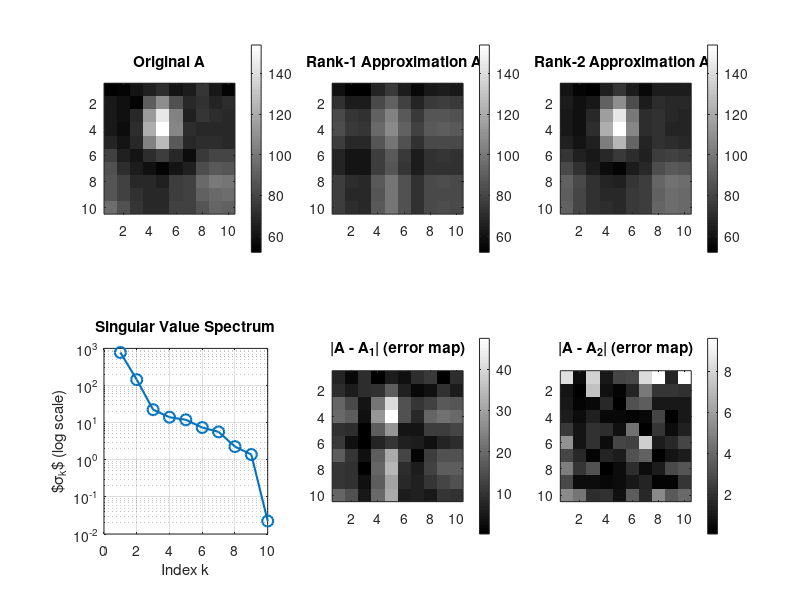

The MATLAB script that drew this image: (Note: this script raises an error after producing the figure.)
%% Problem 5: SVD-Based Image Compression
% ENM 5200 HW9

clear; clc; close all;

%% Define the image matrix
A = [52 55 61 66 70 61 64 73 63 54;
     63 59 55 90 109 85 69 72 67 70;
     62 59 68 113 144 104 66 73 70 69;
     63 58 71 122 154 106 70 69 68 68;
     67 61 68 104 126 88 68 70 71 68;
     79 65 60 70 77 68 58 75 80 80;
     85 71 64 59 55 61 65 83 88 87;
     87 79 69 68 65 76 78 94 100 99;
     87 79 72 69 68 76 78 91 95 96;
     96 85 74 68 68 79 79 87 93 91];

%% Part 1: Compute the SVD
[U, S, V] = svd(A);
singular_values = diag(S);

fprintf('=== Part 1: Singular Values (descending order) ===\n');
for k = 1:length(singular_values)
    fprintf('  sigma_%d = %10.4f\n', k, singular_values(k));
end
fprintf('\n');

%% Part 2: Rank-1 Approximation
sigma1 = S(1,1);
u1 = U(:,1);
v1 = V(:,1);
A1 = sigma1 * (u1 * v1');

fprintf('=== Part 2: Rank-1 Approximation A1 ===\n');
disp(A1);

%% Part 3: Rank-2 Approximation
sigma2 = S(2,2);
u2 = U(:,2);
v2 = V(:,2);
A2 = A1 + sigma2 * (u2 * v2');

fprintf('=== Part 3: Rank-2 Approximation A2 ===\n');
disp(A2);

%% Part 4: Visualize and Quantify Errors

% Frobenius norm errors
err1_frob = norm(A - A1, 'fro');
err2_frob = norm(A - A2, 'fro');
A_frob    = norm(A, 'fro');

% Theoretical check: ||A - A_k||_F = sqrt(sum of remaining sigma_i^2)
err1_theory = sqrt(sum(singular_values(2:end).^2));
err2_theory = sqrt(sum(singular_values(3:end).^2));

% Spectral norm errors (largest discarded singular value)
err1_spec = norm(A - A1, 2);
err2_spec = norm(A - A2, 2);

% Energy captured (fraction of squared singular values retained)
energy1 = singular_values(1)^2 / sum(singular_values.^2);
energy2 = sum(singular_values(1:2).^2) / sum(singular_values.^2);

fprintf('=== Part 4: Error Analysis ===\n');
fprintf('||A||_F                = %8.4f\n', A_frob);
fprintf('||A - A1||_F (computed)= %8.4f\n', err1_frob);
fprintf('||A - A1||_F (theory)  = %8.4f  (= sqrt(sum_{i>=2} sigma_i^2))\n', err1_theory);
fprintf('||A - A2||_F (computed)= %8.4f\n', err2_frob);
fprintf('||A - A2||_F (theory)  = %8.4f  (= sqrt(sum_{i>=3} sigma_i^2))\n', err2_theory);
fprintf('||A - A1||_2           = %8.4f  (= sigma_2 = %.4f)\n', err1_spec, singular_values(2));
fprintf('||A - A2||_2           = %8.4f  (= sigma_3 = %.4f)\n', err2_spec, singular_values(3));
fprintf('Relative Frobenius error (rank-1): %.2f%%\n', 100*err1_frob/A_frob);
fprintf('Relative Frobenius error (rank-2): %.2f%%\n', 100*err2_frob/A_frob);
fprintf('Energy captured by rank-1: %.2f%%\n', 100*energy1);
fprintf('Energy captured by rank-2: %.2f%%\n', 100*energy2);

% Visualization: original, A1, A2, and error maps
figure('Position', [100 100 1200 700]);

subplot(2,3,1);
imagesc(A); colormap(gray); colorbar; axis image;
title('Original A'); caxis([min(A(:)) max(A(:))]);

subplot(2,3,2);
imagesc(A1); colormap(gray); colorbar; axis image;
title('Rank-1 Approximation A_1'); caxis([min(A(:)) max(A(:))]);

subplot(2,3,3);
imagesc(A2); colormap(gray); colorbar; axis image;
title('Rank-2 Approximation A_2'); caxis([min(A(:)) max(A(:))]);

subplot(2,3,4);
semilogy(singular_values, 'o-', 'LineWidth', 1.5, 'MarkerSize', 8);
xlabel('Index k'); ylabel('$\sigma_k$ (log scale)');
title('Singular Value Spectrum'); grid on;

subplot(2,3,5);
imagesc(abs(A - A1)); colormap(gray); colorbar; axis image;
title('|A - A_1| (error map)');

subplot(2,3,6);
imagesc(abs(A - A2)); colormap(gray); colorbar; axis image;
title('|A - A_2| (error map)');

sgtitle('SVD-Based Image Compression');
